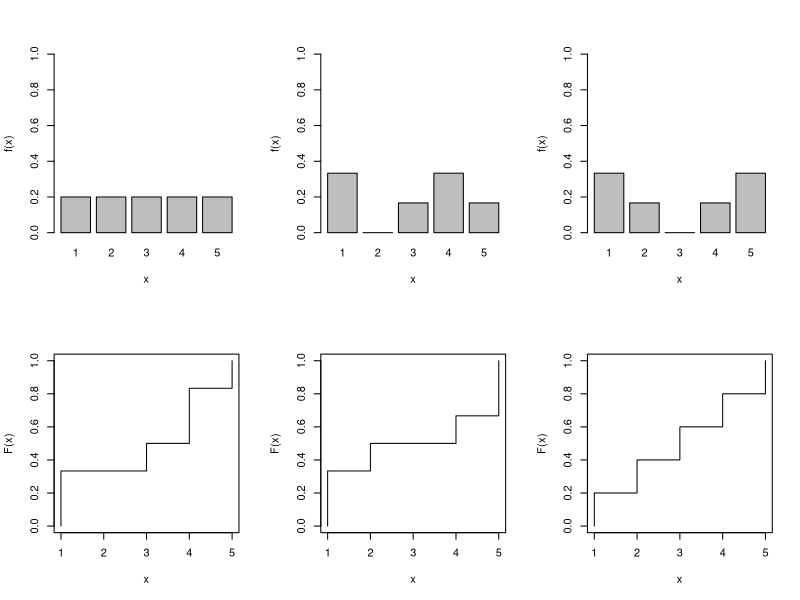
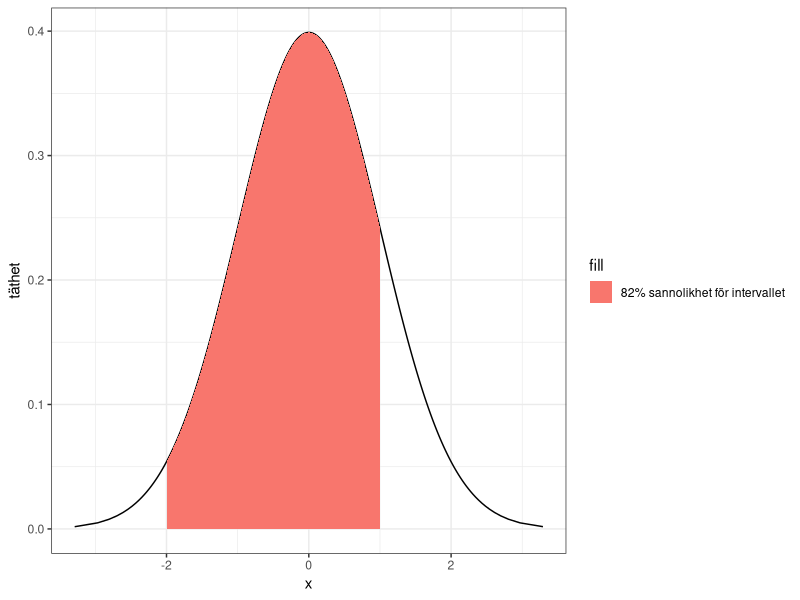
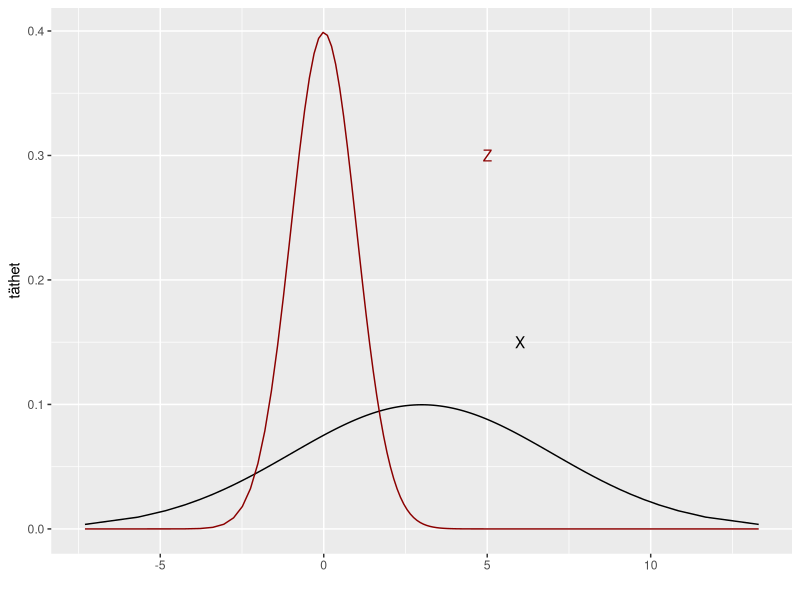
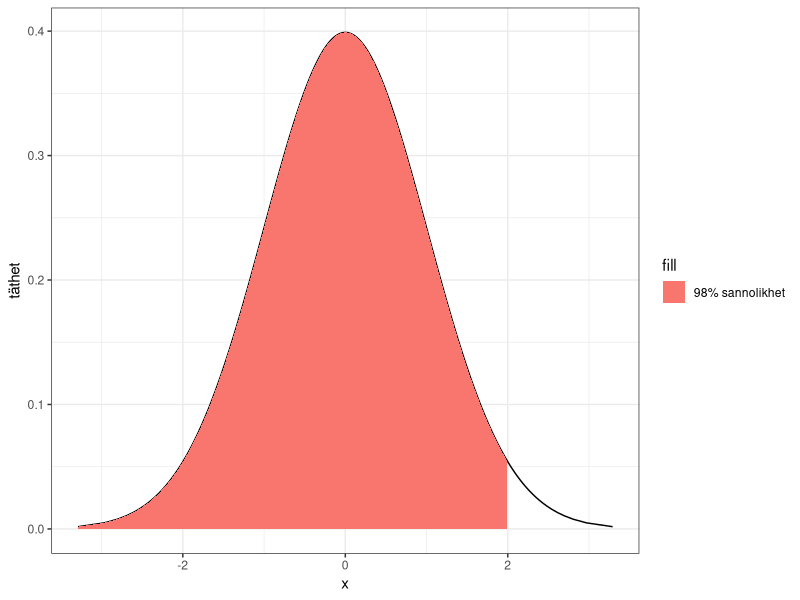
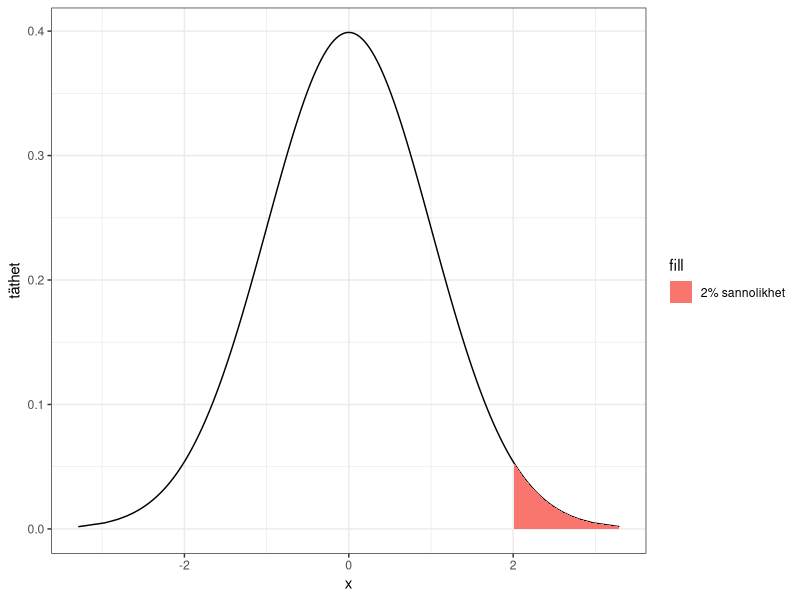
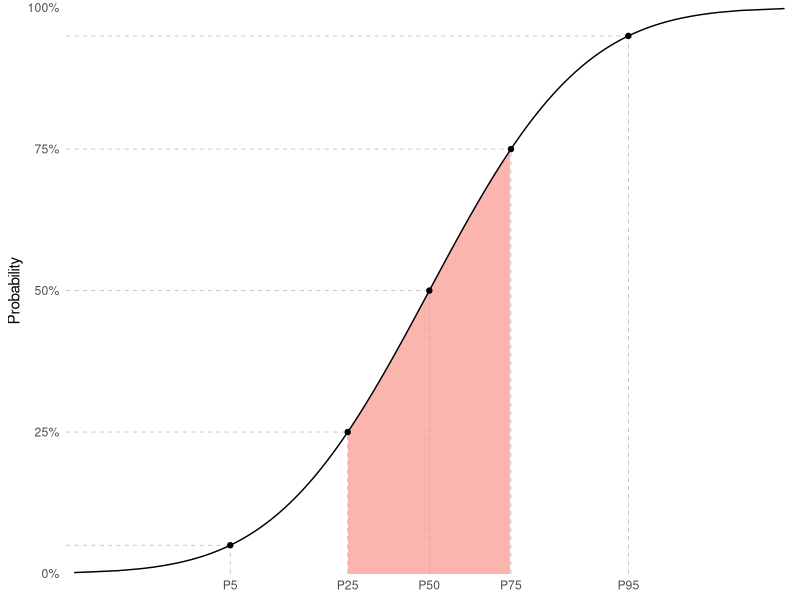
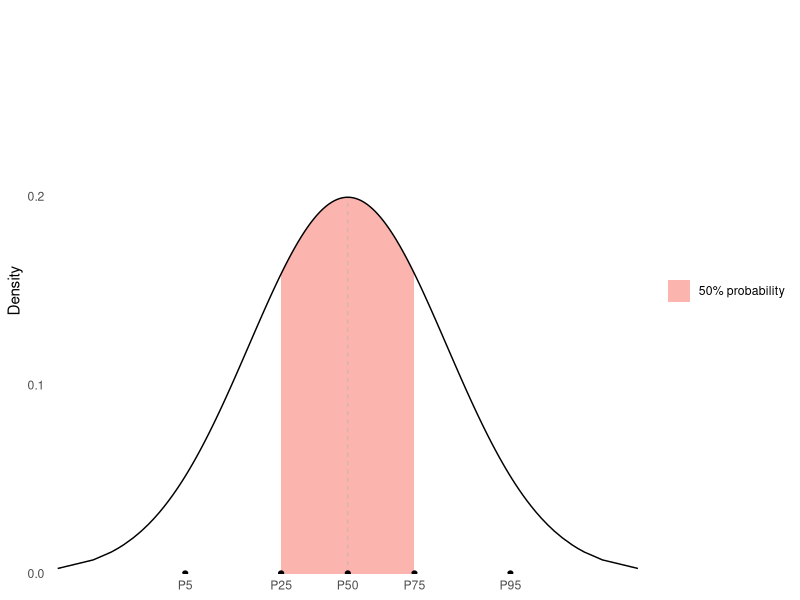
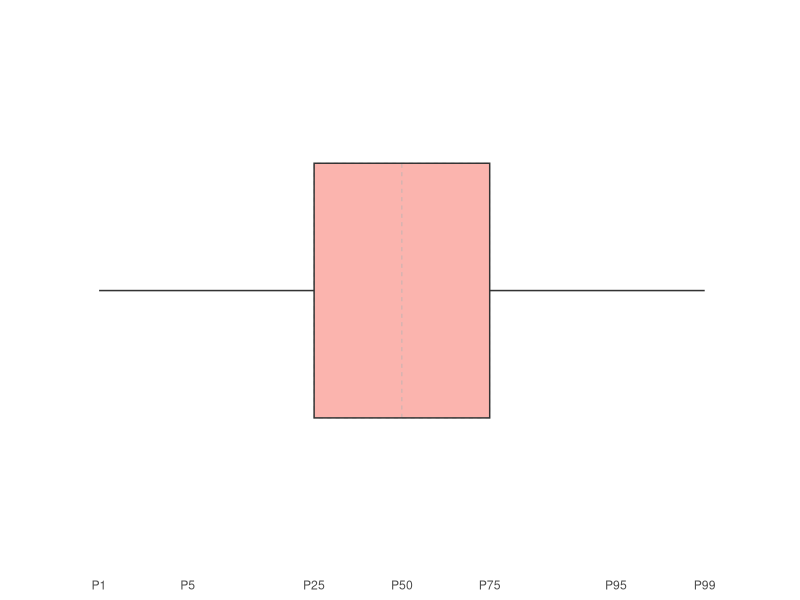

The R script that drew these images, in order:
## ---- chunk 1
#| echo: false
#| warning: false

library(ggplot2)
library(dplyr)
## ---- chunk 2
#| echo: false
#| results: false 
((1-3.5)^2+(2-3.5)^2+(3-3.5)^2+(4-3.5)^2+(5-3.5)^2+(6-3.5)^2)
17.5/6
## ---- chunk 3
#| echo: false
#| results: false
0* 0.70 + 1 * 0.20 + 2* 0.06+ 3* 0.04
## ---- chunk 4
#| echo: false
#| results: false
(0-0.44)^2* 0.70 + (1-0.44)^2 * 0.20 + (2-0.44)^2* 0.06+ (3-0.44)^2* 0.04  
## ---- chunk 5
#| echo: false
pa <- rep(1,5)/5
pb <- c(2,0,1,2,1)/6
pc <- c(2,1,0,1,2)/6

nf <- layout( matrix(c(1,2,3,4,5,6), ncol=3, byrow = TRUE) )
barplot(pa,names.arg = 1:5,ylim=c(0,1),ylab="f(x)",xlab="x")
barplot(pb,names.arg = 1:5,ylim=c(0,1),ylab="f(x)",xlab="x")
barplot(pc,names.arg = 1:5,ylim=c(0,1),ylab="f(x)",xlab="x")
plot(c(1,1:5),c(0,cumsum(pb)),ylim=c(0,1),type='s',ylab="F(x)",xlab="x")
plot(c(1,1:5),c(0,cumsum(pc)),ylim=c(0,1),type='s',ylab="F(x)",xlab="x")
plot(c(1,1:5),c(0,cumsum(pa)),ylim=c(0,1),type='s',ylab="F(x)",xlab="x")
## ---- chunk 6
#| echo: false
#| results: false
ppois(5,12)
1-ppois(5,12)
## ---- chunk 7
#| echo: false
prob1 = pnorm(-2)
prob2 = pnorm(1)
fill = paste0(round(100*(prob2-prob1),0),"% sannolikhet för intervallet")
data.frame(pp = ppoints(1000)) %>%
  mutate(x = qnorm(pp)) %>%
  mutate(y = dnorm(x)) %>%
  ggplot(aes(x=x,y=y)) +
  geom_line() +
  geom_ribbon(data=. %>% filter(pp <= prob2 & pp > prob1), 
              aes(ymin=0, ymax=y, fill=fill)) +
  theme_bw() + 
  xlab("x") + 
  ylab("täthet") 
## ---- chunk 8
#| echo: false

mu = 3
sigma = 4

pp = ppoints(100)
xx = qnorm(pp,mu,sigma)
df=data.frame(xx=xx, dx = dnorm(xx,mu,sigma),dz = dnorm(xx))
ggplot(df, aes(x=xx,y=dx)) +
         geom_line() + 
  geom_line(aes(x = xx, y = dz),col = 'darkred') +
  annotate("text",x=5,y = 0.3,label="Z",colour = 'darkred') +
  annotate("text",x=6,y = 0.15,label="X",colour = 'black') +
  xlab("") +
  ylab("täthet")
               
## ---- chunk 9
#| echo: false
#| results: false

pnorm(0.25)
## ---- chunk 10
#| echo: false
#| results: false

pnorm(10/6)
1-pnorm(10/6)
## ---- chunk 11
#| echo: false
prob = pnorm(2)
fill = paste0(round(100*(prob),0),"% sannolikhet")
data.frame(pp = ppoints(1000)) %>%
  mutate(x = qnorm(pp)) %>%
  mutate(y = dnorm(x)) %>%
  ggplot(aes(x=x,y=y)) +
  geom_line() +
  geom_ribbon(data=. %>% filter(pp < prob), 
              aes(ymin=0, ymax=y, fill=fill)) +
  theme_bw() + 
  xlab("x") + 
  ylab("täthet") 
## ---- chunk 12
#| echo: false
prob = pnorm(2)
fill = paste0(round(100*(1-prob),0),"% sannolikhet")
data.frame(pp = ppoints(1000)) %>%
  mutate(x = qnorm(pp)) %>%
  mutate(y = dnorm(x)) %>%
  ggplot(aes(x=x,y=y)) +
  geom_line() +
  geom_ribbon(data=. %>% filter(pp >= prob), 
              aes(ymin=0, ymax=y, fill=fill)) +
  theme_bw() + 
  xlab("x") + 
  ylab("täthet") 
## ---- chunk 13
#| echo: false
#| warning: false
#| message: false
#| fig-width: 7
#| fig-height: 7
library(tidyverse)
library(patchwork)
library(scales)

qntls <- c(0.5, 0.05, 0.95, 0.25, 0.75)
xqntls <- qnorm(qntls, 3, 2)
qntls_e <- c(0.01, 0.99, 0.5, 0.05, 0.95, 0.25, 0.75)
xqntls_e <- qnorm(qntls_e, 3, 2)
#qntls <- c(0.5)

dist_df <- tibble::tibble(
  p=c(qntls_e, ppoints(300)),
  q=qnorm(p, 3, 2),
  d=dnorm(q, 3,2)
) %>%  tibble::rowid_to_column() 

dist_w_df <- dist_df %>% select(rowid, p,q) %>% 
  filter(p %in% qntls_e) %>%
  pivot_longer(-c(rowid, p)) %>% 
  mutate(p_name=paste0("p_", str_pad(p*100,2, pad="0"))) %>% 
  select(-p,-name) %>% 
  pivot_wider(-rowid, values_from="value", names_from="p_name") 

p1 <- dist_df %>% ggplot(aes(x=q, y=p)) +
  #geom_ribbon(data=. %>% filter(p<0.5), 
  #            aes(ymin=0, ymax=p, fill="50% probability"),
  #            show.legend=FALSE)+
  geom_ribbon(data=. %>% filter(p >= 0.25 & p<0.75), 
              aes(ymin=0, ymax=p, fill="50% probability"),
              show.legend = FALSE)+
  geom_linerange(data=. %>% filter(p %in% qntls),
                 aes(xmin=-3, xmax=q), linewidth=0.25, 
                 linetype=2, color="grey70")+
  geom_linerange(data=. %>% filter(p %in% qntls),
                 aes(ymin=0, ymax=p), linewidth=0.25, 
                 linetype=2, color="grey70")+
  geom_line()+
  geom_point(data=. %>% filter(p %in% qntls))+
  scale_fill_brewer(palette = "Pastel1")+
  scale_y_continuous(labels=scales::percent)+
  scale_x_continuous(breaks = xqntls, 
                     labels = paste0("P",qntls*100))+
  coord_cartesian(xlim = c(-3,9), ylim=c(0,1), expand = FALSE)+
  labs(y="Probability", fill=NULL, x=NULL)+
  theme_minimal()+
  theme(panel.grid = element_blank())

p2 <- dist_df %>% ggplot(aes(x=q, y=d)) +
  #geom_ribbon(data=. %>% filter(p<0.5), 
  #            aes(ymin=0, ymax=d, fill="50% probability"))+
  #geom_ribbon(data=. %>% filter(p >= 0.05 & p<0.95), 
  #            aes(ymin=0, ymax=d, fill="90% probability"))+
  geom_ribbon(data=. %>% filter(p >= 0.25 & p<0.75), 
              aes(ymin=0, ymax=d, fill="50% probability"))+
  geom_linerange(data=. %>% filter(p==0.5),
                 aes(ymin=0, ymax=d), linewidth=0.25, 
                 linetype=2, color="grey70")+
  geom_line()+
  geom_point(data=. %>% filter(p %in% qntls), aes(y=0))+
  scale_fill_brewer(palette = "Pastel1")+
  scale_x_continuous(breaks = xqntls, 
                     labels = paste0("P",qntls*100))+
  coord_cartesian(xlim = c(-3,9), ylim=c(0,0.3), expand = FALSE)+
  labs(y="Density", fill=NULL, x=NULL)+
  theme_minimal()+
  theme(panel.grid = element_blank())

p3 <-  dist_w_df %>% 
  ggplot() + 
  geom_boxplot(stat="identity", 
               aes(y="one", fill="50% probability",
                   xlower  = p_25, xupper  = p_75, xmiddle = p_50,
                   xmin   = p_01, 
                   xmax   = p_99), 
               show.legend = FALSE, fatten=1,
               linetype=2, linewidth=0.25, color="grey70")+ 
  geom_boxplot(stat="identity", 
               aes(y="one", 
                   xlower  = p_25, xupper  = p_75, xmiddle = p_50,
                   xmin   = p_01, 
                   xmax   = p_99), 
               show.legend = FALSE, fatten=0, alpha=0)+
  scale_x_continuous(breaks = xqntls_e, 
                     labels = paste0("P",qntls_e*100))+
  coord_cartesian(xlim = c(-3,9), ylim=c(0,2), expand = FALSE)+
  scale_fill_brewer(palette = "Pastel1")+
  labs(fill=NULL)+
  theme_minimal()+
  theme(axis.line.y = element_blank(),
        axis.title.y  = element_blank(),
        axis.text.y = element_blank(),
        axis.ticks.y  = element_blank(),
        panel.grid = element_blank())
#patchwork::wrap_plots(p1,p2,p3, ncol=1, guides="collect") &
#theme(legend.position = "bottom")

#ggsave("prob_dist.png", width=5, height = 7)
## ---- chunk 14
#| echo: false
p1
## ---- chunk 15
#| echo: false
p2
## ---- chunk 16
#| echo: false
p3
## ---- chunk 17
#| echo: false
#| results: false 
(7.2-5)/2
(1.8-5)/2
pnorm(1.1)
pnorm(1.6)
pnorm(1.1) - (1- pnorm(1.6))
pnorm(7.2,5,2)-pnorm(1.8,5,2)
## ---- chunk 18
#| echo: false
#| results: false 

5 + 2*(-1.645)
qnorm(0.05,5,2)
